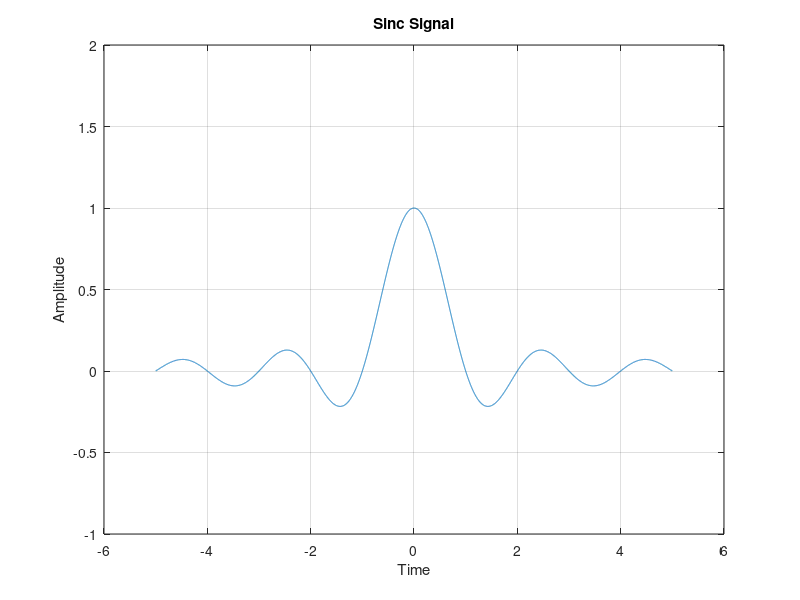

The MATLAB script that drew this image:
clc
clear all;
close all;

x = -5 : 0.001 : 5;
y = sinc(x);

figure(73050);
plot(x, y), grid;
axis([-6 6 -1 2]);
title('Sinc Signal');
xlabel('Time');
ylabel('Amplitude');